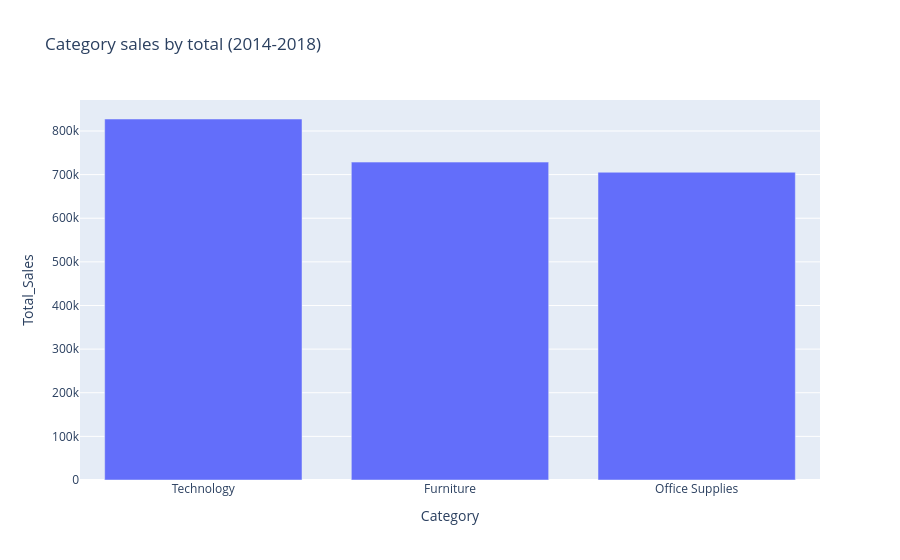

Notebook source saved alongside this figure:
### Code cell
#category sale
fig = px.bar(
    category_perf,
    x="Category",
    y="Total_Sales",
    title="Category sales by total (2014-2018)"
)
fig.show()

### Figure 1 — Plotly figure (JSON) as saved in the notebook; plotly's stock layout.template omitted (floating-point values rounded to 4 significant figures)
{"data": [{"hovertemplate": "Category=%{x}<br>Total_Sales=%{y}<extra></extra>", "legendgroup": "", "marker": {"color": "#636efa", "pattern": {"shape": ""}}, "name": "", "orientation": "v", "showlegend": false, "textposition": "auto", "type": "bar", "x": ["Technology", "Furniture", "Office Supplies"], "xaxis": "x", "y": [827500.0, 728700.0, 705400.0], "yaxis": "y"}], "layout": {"barmode": "relative", "legend": {"tracegroupgap": 0}, "title": {"text": "Category sales by total (2014-2018)"}, "xaxis": {"anchor": "y", "domain": [0, 1], "title": {"text": "Category"}}, "yaxis": {"anchor": "x", "domain": [0, 1], "title": {"text": "Total_Sales"}}}}
